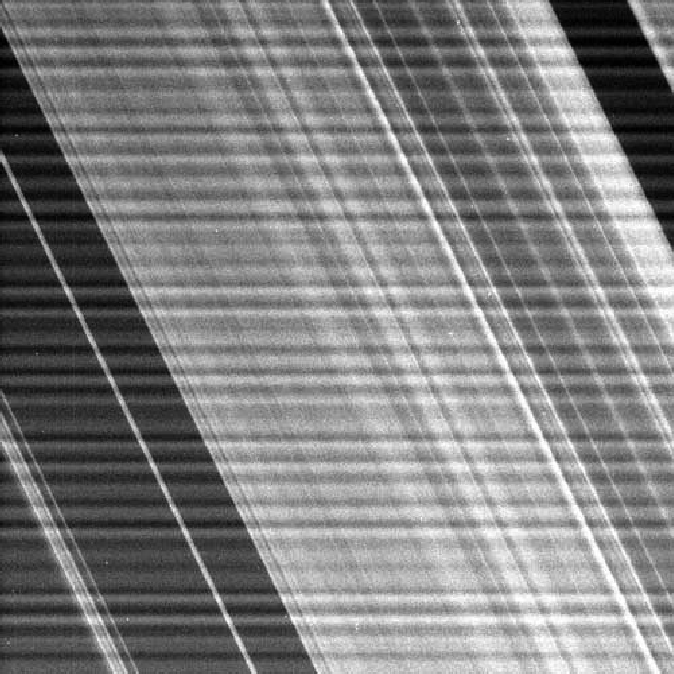
%> input picture ESM-Esercitazioni-FFT/E5/anelli.tif, 674 x 674 px
$ octave ex5_3.m   (GNU Octave 9; MATLAB toolbox functions it lacks are replaced by stand-ins)
%> lines starting %> are read from the running program, lines starting %| are printed output that depends on the picture
clear all; close all; clc;

x = double(imread("anelli.tif"));
%> x: size 674x674 double; min 0, max 255, mean 127.9; mean of the top-left, top-right, bottom-left and bottom-right quarters 111.5, 126.4, 101.6, 172.3
figure;imshow(x,[0 255]);

%   Trasformata bidimensionale
[M,N] = size(x);
%> M = 674; N = 674
P = 3*M;
%> P = 2022
Q = 3*N;
%> Q = 2022
X=fft2(x,P,Q);

%   Uscirà non centrata e se non passo le dimensioni desiderate la fa di
%   default su un numero di punti pari alla dimensione dell'immagine.
%   Visualizzare l'immagine con abs uscirà con molti valori bassi(è tutta nera),
%   quindi non noto le frequenze per cui userò log(abs(X))
%   per visualizzarla meglio non è neanche centrata,quindi vedrò le basse
%   frequenze ai bordi

figure; imshow(log(1+abs(X)),[]);title("Trasformata non centrata");
%> after `imshow(log(1+abs(X)),[])`:
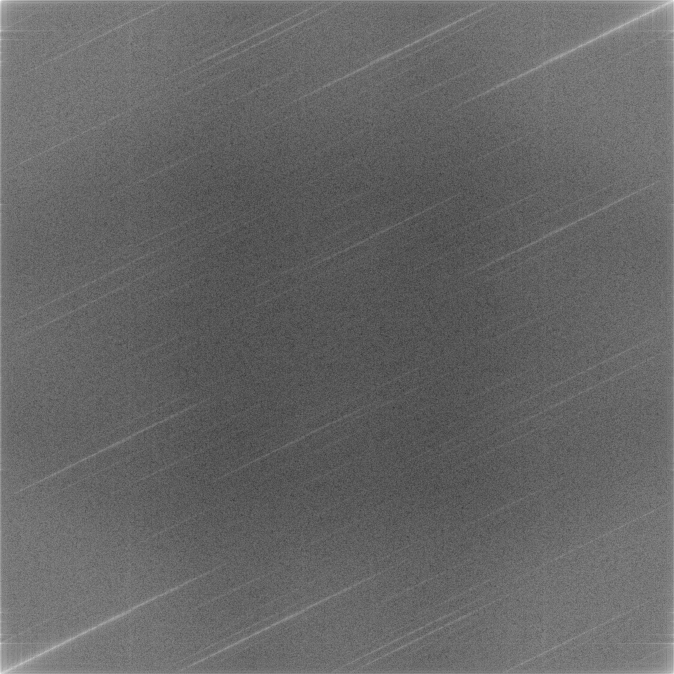
%> displayed picture: size 2022x2022, on the screen's scale of 0 to 255 (shown at 1/3 size); min 0, max 255, mean 102.4
Xf=fftshift(X);
v0 = -0.5:1/P:(0.5-1/P);
%> v0 = 2022 values from -0.5 to 0.5
v1 = -0.5:1/Q:(0.5-1/Q);
%> v1 = 2022 values from -0.5 to 0.5
figure; imshow(log(abs(Xf)+1),[], "XData", v1, "YData",v0);title("Trasformata centrata"); axis on;
%> after `imshow(log(abs(Xf)+1),[], "XData", v1, "YData",v0)`:
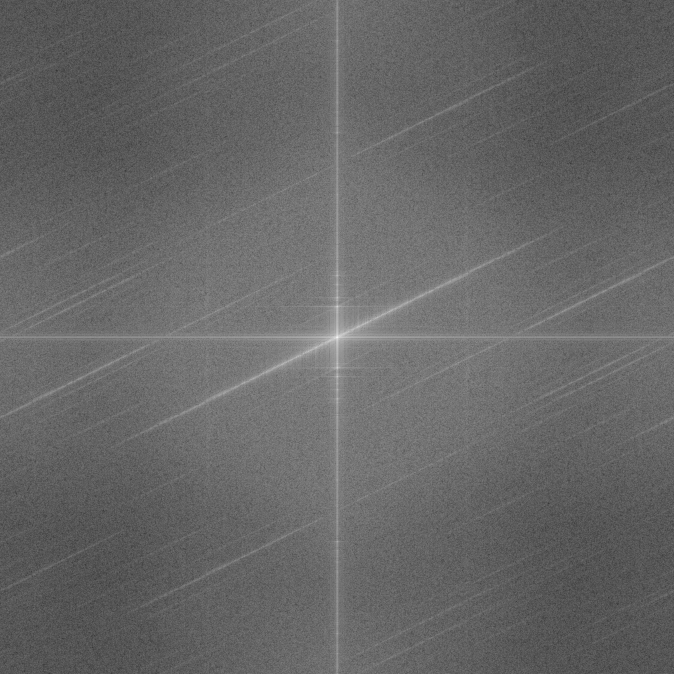
%> displayed picture: size 2022x2022, on the screen's scale of 0 to 255 (shown at 1/3 size); min 0, max 255, mean 102.4; mean of the top-left, top-right, bottom-left and bottom-right quarters 102, 102.6, 102.6, 102.2
figure;
[l,k] = meshgrid(v1,v0); %elle, k
mesh(k,l, log(abs(Xf)+1));
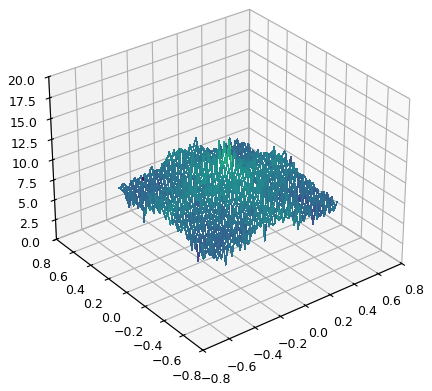
%> figure redrawn from the program's plot data

$ run again, with ESM-Esercitazioni-FFT/E5/impronta.tif copied over ESM-Esercitazioni-FFT/E5/anelli.tif
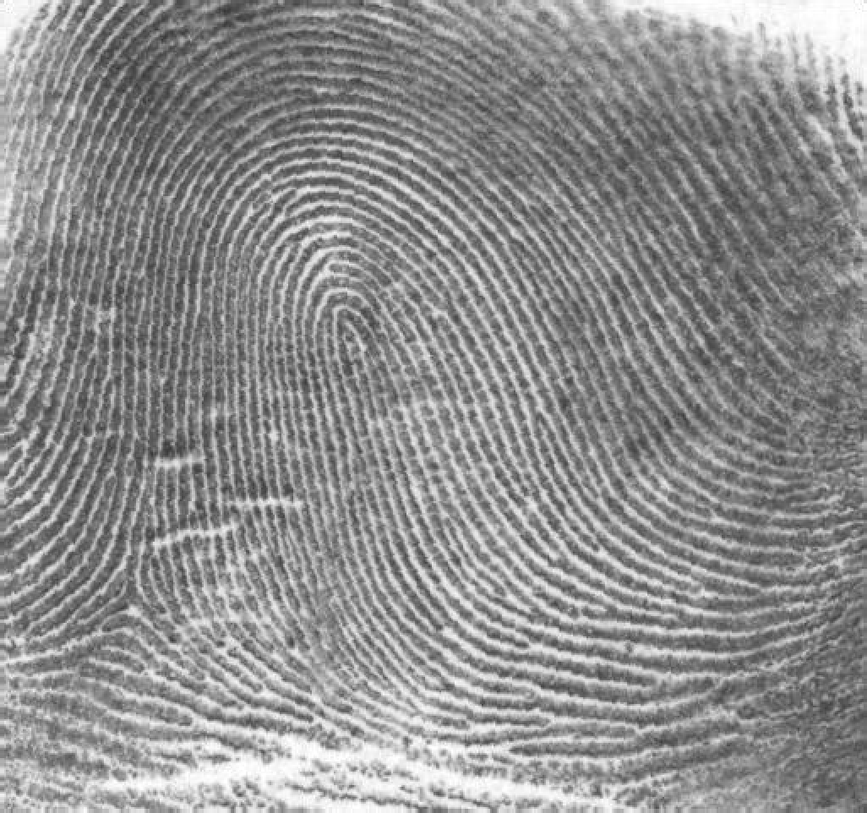
%> input picture ESM-Esercitazioni-FFT/E5/impronta.tif, 867 x 813 px, shrunk from 1026 x 962 before the run
%> `imshow(log(abs(Xf)+1),[], "XData", v1, "YData",v0)`:
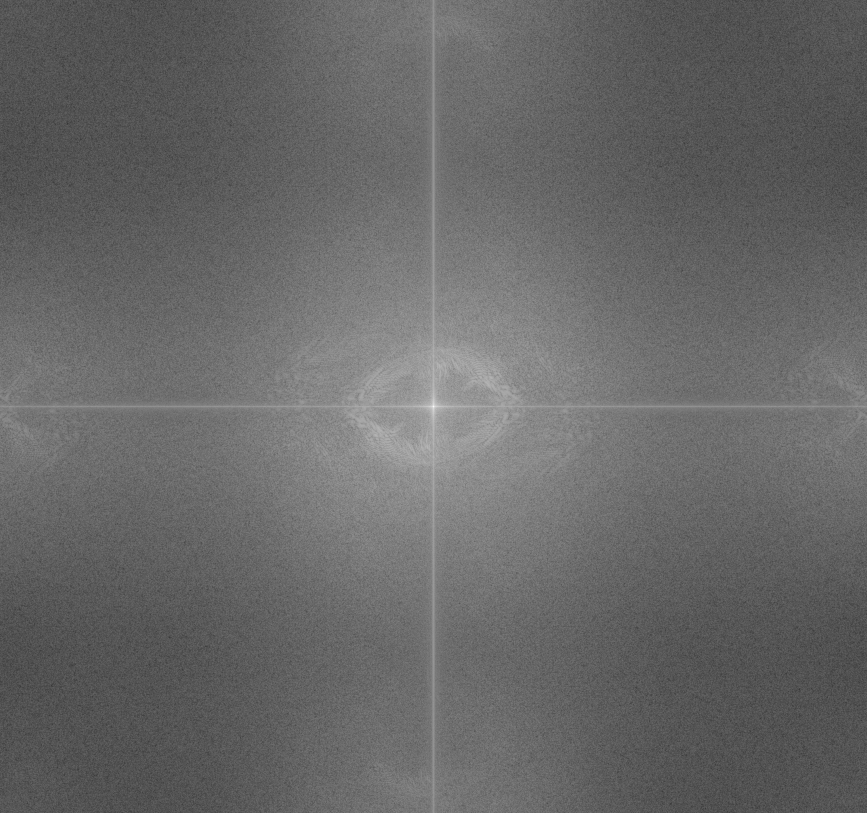
%> displayed picture: size 2439x2601, on the screen's scale of 0 to 255 (shown at 1/3 size); min 0, max 255, mean 103.4; mean of the top-left, top-right, bottom-left and bottom-right quarters 103.3, 103.5, 103.5, 103.4
%> `mesh(k,l, log(abs(Xf)+1));`:
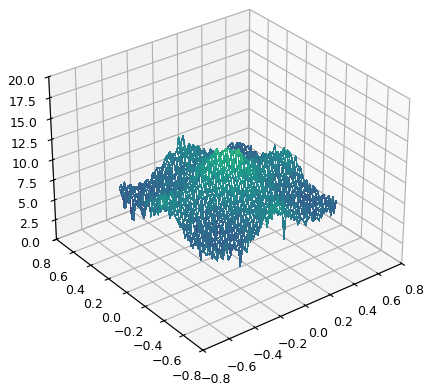
%> figure redrawn from the program's plot data

$ run again, with ESM-Esercitazioni-FFT/E5/volto.tif copied over ESM-Esercitazioni-FFT/E5/anelli.tif
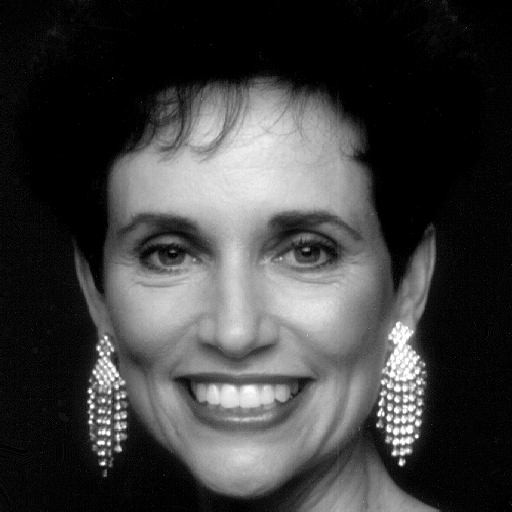
%> input picture ESM-Esercitazioni-FFT/E5/volto.tif, 512 x 512 px
%> `imshow(log(abs(Xf)+1),[], "XData", v1, "YData",v0)`:
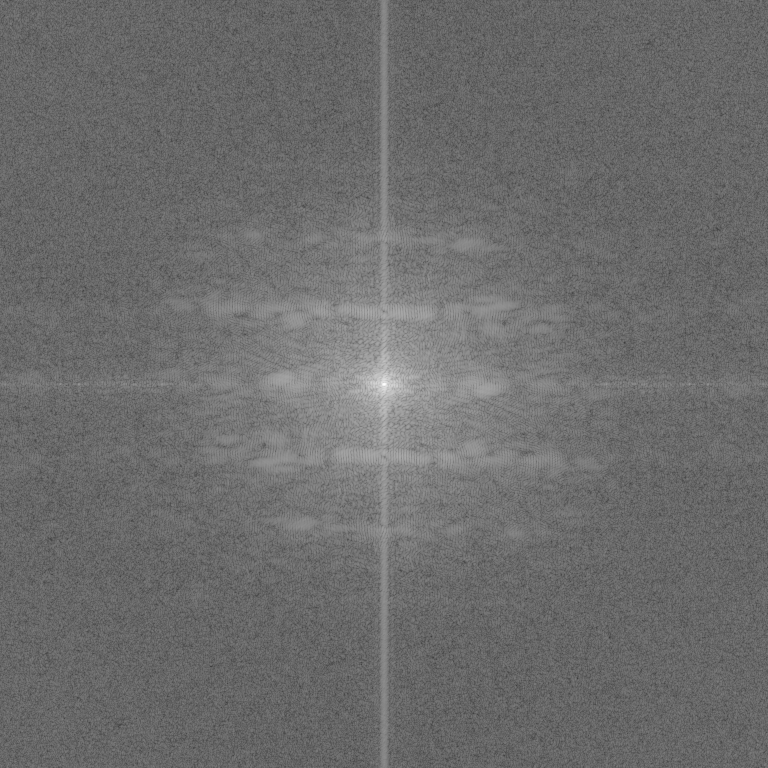
%> displayed picture: size 1536x1536, on the screen's scale of 0 to 255 (shown at 1/2 size); min 0, max 255, mean 108.2; mean of the top-left, top-right, bottom-left and bottom-right quarters 108.4, 108, 108, 108.5
%> `mesh(k,l, log(abs(Xf)+1));`:
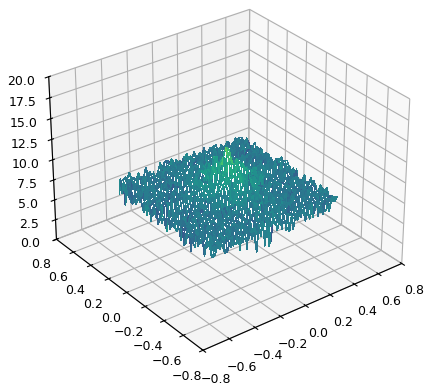
%> figure redrawn from the program's plot data
